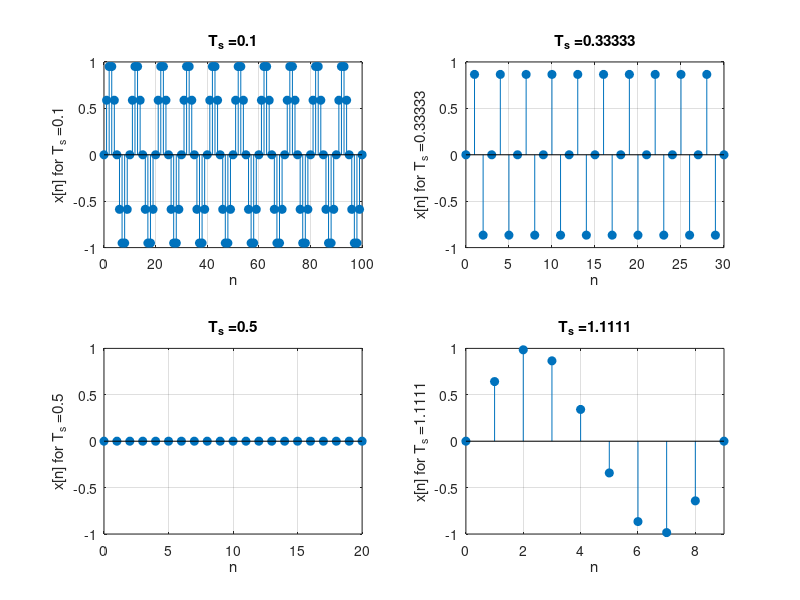

This chart was generated by the following MATLAB code: (Note: this script raises an error after producing the figure.)
% Defining the sampling periods
ts_val = [1/10, 1/3, 1/2, 10/9];

% Define the ranges for n
n_ranges = {0:100, 0:30, 0:20, 0:9};

%Create a new figure
figure;

% Loop through each Ts values
for i = 1:length(ts_val)
    Ts = ts_val(i);
    n = n_ranges{i};

    xn  = sin(2*pi*Ts*n);
    subplot(2,2,i);
    stem(n, xn, 'filled');
    %Labelling the axes and title
    xlabel('n');
    ylabel(['x[n] for T_s =', num2str(Ts)]);
    title(['T_s =', num2str(Ts)]);

    axis([min(n), max(n), -1, 1]);
    grid on;
end

sgtitle('Discrete Time Signal x[n] = sin(2*piT_sn) for Different Sampling Periods');
